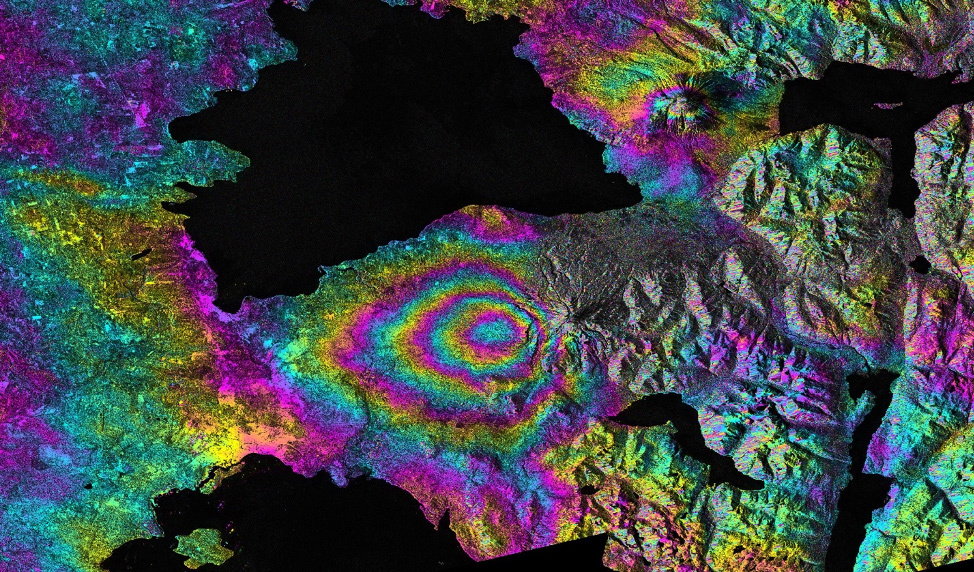
#> input picture Practice_1/sar_2_color.jpg, 974 x 572 px
$ jupyter execute DE_IP_2024_Task_1.ipynb
#> lines starting #> are read from the running program, lines starting #| are printed output that depends on the picture; after the words box and inside, x2 and y2 are one past the last pixel; in counts of white or black regions, pixels touching at a corner belong together; long printed decimals are rounded
[cell 1]
import numpy as np
import cv2
import matplotlib.pyplot as plt

# Базовая работа с изображением

[cell 2]
image = cv2.imread('sar_2_color.jpg')
#> image is the input picture: shape (572, 974, 3); mean B, G, R 71.5, 68.6, 63.6

[cell 3]
plt.imshow(image)

[cell 4]
image.shape # h,w,c
#> Out = (572, 974, 3)

[cell 5]
image[250,250] # b,g,r
#> Out = [12, 12, 12]

[cell 6]
# ROI
img_roi = image[100:200, 500:700]
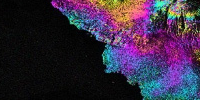
#> img_roi: shape (100, 200, 3); mean B, G, R 65.1, 42.2, 54.9

[cell 7]
plt.imshow(img_roi)

[cell 8]
b,g,r = cv2.split(image)

[cell 9]
plt.imshow(b, cmap = 'gray')

[cell 10]
plt.imshow(g, cmap = 'gray')

[cell 11]
# alternative approach
b = image[:,:,0]

[cell 12]
import copy

image2 = copy.deepcopy(image)

[cell 13]
image2[50:100,50:100] = [0,0,0]
#> image2: shape (572, 974, 3); 0.45% of pixels changed, all inside (x1, y1, x2, y2) = (50, 50, 100, 100)

[cell 14]
plt.imshow(image2)

[cell 15]
# empty image
image_template = np.zeros(image.shape,np.uint8)

[cell 16]
plt.imshow(image_template)

# Конвертация цветовых моделей

[cell 17]
image_template[0,0]
#> Out = [0, 0, 0]

[cell 18]
image_gray = cv2.cvtColor(image, cv2.COLOR_BGR2GRAY)
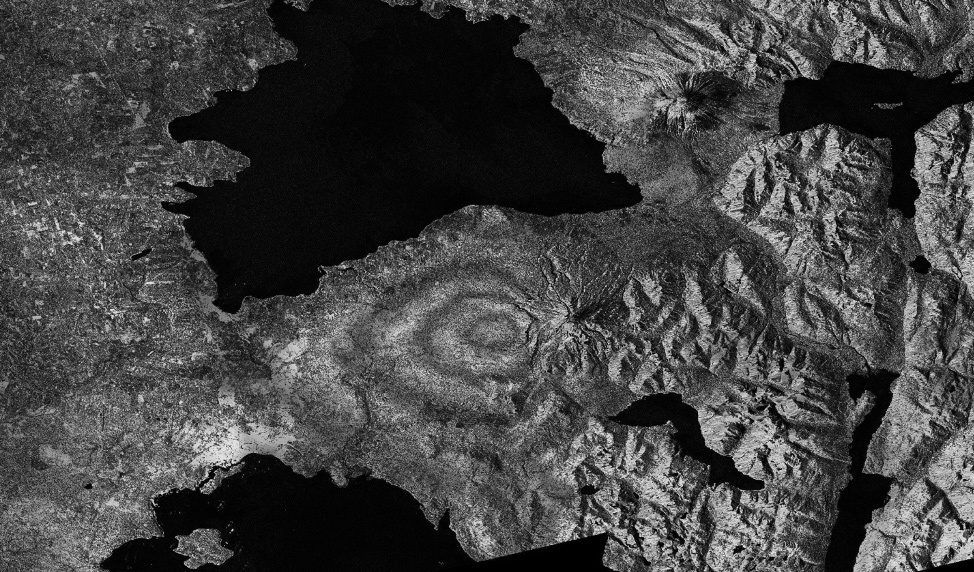
#> image_gray: shape (572, 974); min 0, max 236, mean 67.4

[cell 19]
image_gray[0,0]
#> Out = 40

[cell 20]
image_gray.shape
#> Out = (572, 974)

[cell 21]
image_hsv = cv2.cvtColor(image, cv2.COLOR_BGR2HSV)
#> image_hsv: shape (572, 974, 3); mean H, S, V 79.8, 125.4, 92.5

[cell 22]
image_hsv.shape
#> Out = (572, 974, 3)

[cell 23]
image_hsv[0,0]
#> Out = [117, 143, 75]

[cell 24]
image[0,0]
#> Out = [75, 37, 33]

[cell 25]
image_lab = cv2.cvtColor(image, cv2.COLOR_BGR2Lab)
#> image_lab: shape (572, 974, 3); mean of channels 0, 1, 2 75.2, 129.2, 126.9

[cell 26]
image_lab[0,0]
#> Out = [42, 139, 104]

# Пороговая фильтрация

[cell 27]
_,thresh1 = cv2.threshold(image_gray,200,255,cv2.THRESH_BINARY)
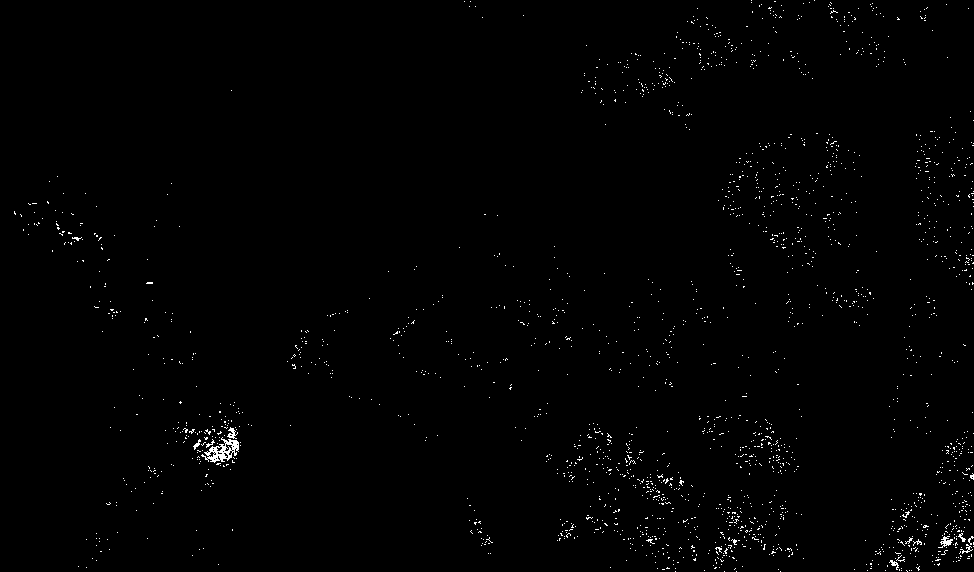
#> thresh1: shape (572, 974); 0.8% white in thin lines or dots

[cell 28]
plt.imshow(thresh1, cmap='gray')

[cell 29]
thresh1[thresh1==100].sum()
#> Out = 0

# Построение гистограммы

[cell 30]
histSize = 256
histRange = (0, 256)
accumulate = False

b_hist = cv2.calcHist([b], [0], None, [histSize], histRange, accumulate=accumulate)
#> b_hist = 256 values, max 15318 at index 5, min 29 at index 253, mean 2176.3

[cell 31]
plt.plot(b_hist)
#> figure, not shown here; curve peaks at x = 5, y = 15318

[cell 32]
b_hist_cum = b_hist.cumsum()
#> b_hist_cum = 256 values from 10493 to 557128

[cell 33]
plt.plot(b_hist_cum)
#> figure, not shown here; curve peaks at x = 255, y = 557128

[cell 34]
b_hist_norm = b_hist /  (image.shape[0] * image.shape[1])
#> b_hist_norm = 256 values, max 0.0275 at index 5, min 5.21e-05 at index 253, mean 0.00391

[cell 35]
plt.plot(b_hist_norm)
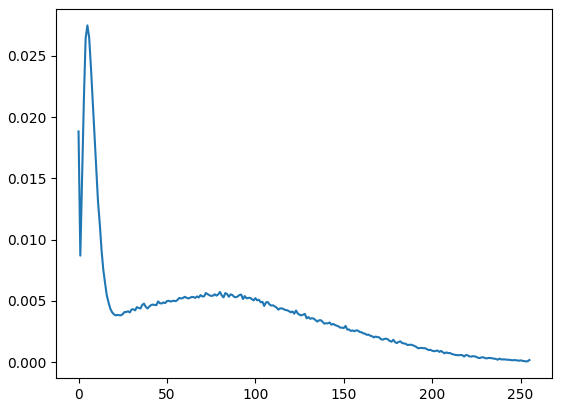
#> figure drawn by matplotlib, 1 panel; curve peaks at x = 5, y = 0.0275

# Сравнение двух изображений

[cell 36]
from skimage.metrics import structural_similarity, mean_squared_error

(ssim, diff) = structural_similarity(image_gray, image_gray, full=True)
#> diff: shape (572, 974) float64; every value is 1
#> ssim = 1
diff = (diff * 255).astype("uint8")
#> diff: shape (572, 974); every value is 255
print("SSIM: {}".format(ssim))
#| SSIM: 1.0

[cell 37]
plt.imshow(diff)

[cell 38]
mse = mean_squared_error(image_gray, image_gray)
#> mse = 0
mse
#> Out = 0

# Статистические характеристики изображений

[cell 39]
mean = image_gray.mean()
#> mean = 67.41

[cell 40]
std = image_gray.std()
#> std = 52.02

[cell 41]
print(mean,std)
#| 67.412 52.016

[cell 42]
eq_gray = cv2.equalizeHist(image_gray)
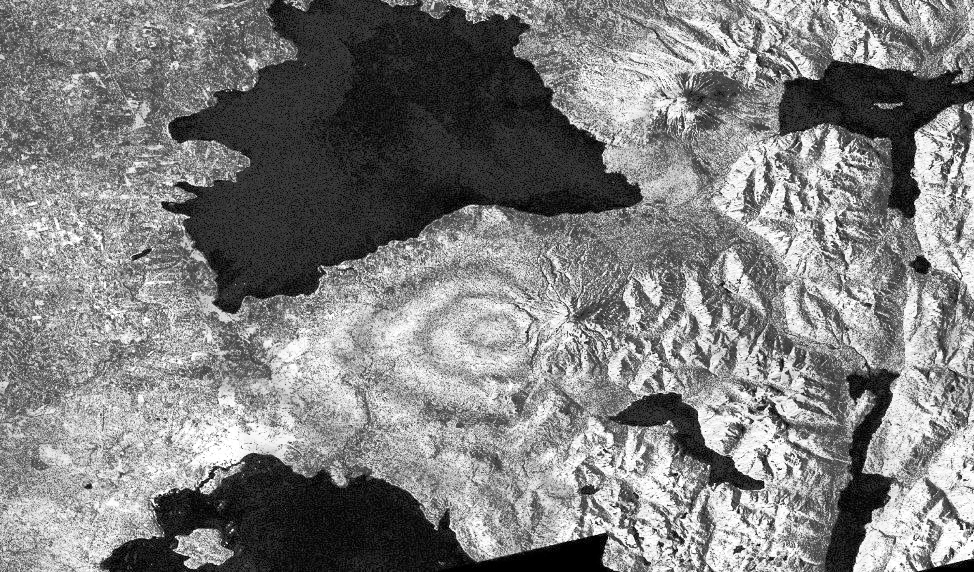
#> eq_gray: shape (572, 974); min 0, max 255, mean 127.6

[cell 43]
plt.imshow(eq_gray, cmap="gray")

[cell 44]
plt.imshow(image_gray, cmap="gray")

[cell 45]
# 1. Загрузите изображение в оттенках серого sar_1_gray.jpg.
# 2. постройте гистограмму
# 3. реализуйте алгоритм гамма коррекции с параметром гамма <1, >1.
# 4. Сравните исходное изображение, скорректированное при помощи гамма-фильтра. MSE, SSIM.
# 5. реализуйте алгоритм статистической цветокоррекции на основе статистики eq_gray.
# 6. Протестируйте работу алгоритмов пороговой фильтрации с различными параметрами.
# Для каждого решения - напечатайте результат

[cell 46]
sar_gray = cv2.imread('sar_1_gray.jpg', cv2.IMREAD_GRAYSCALE)
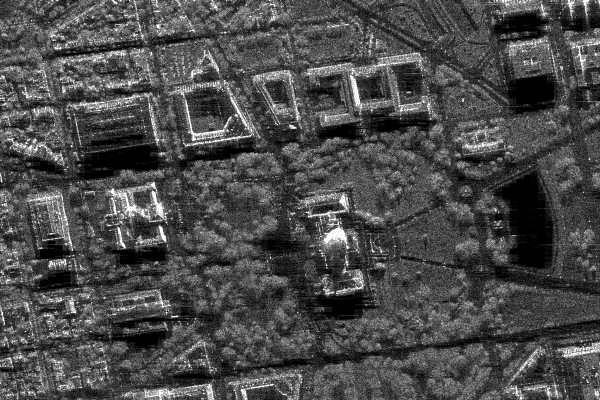
#> input picture Practice_1/sar_1_gray.jpg, 600 x 400 px
#> sar_gray is the input picture: shape (400, 600); min 0, max 255, mean 74.9

print(sar_gray.shape)
#| (400, 600)
plt.imshow(sar_gray, cmap='gray')

[cell 47]
hist = cv2.calcHist([sar_gray], [0], None, [256], [0, 256])
#> hist = 256 values, max 3786 at index 1, min 40 at index 251, mean 937.5

plt.plot(hist)
plt.show()
#> figure, not shown here; curve peaks at x = 1, y = 3786

[cell 48]
def gamma_correction(image, gamma):
#> called with gamma = 0.5
    normalized = image / 255.0
    corrected = np.power(normalized, gamma)
    return np.uint8(corrected * 255)

gamma_less = gamma_correction(sar_gray, 0.5)
gamma_more = gamma_correction(sar_gray, 2.0)
#> call 2 of gamma_correction, with gamma = 2
#> in gamma_correction (call 2), `corrected = np.power(normalized, gamma)`:
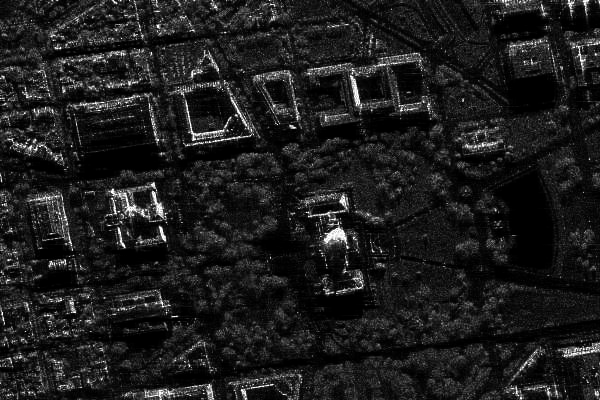
#> corrected: shape (400, 600) float64; min 0, max 1, mean 0.116

[cell 49]
plt.figure(figsize=(15, 5))

plt.subplot(1, 3, 1)
plt.imshow(sar_gray, cmap='gray')
plt.title('initial')

plt.subplot(1, 3, 2)
plt.imshow(gamma_less, cmap='gray')
plt.title('Gamma = 0.5')

plt.subplot(1, 3, 3)
plt.imshow(gamma_more, cmap='gray')
plt.title('Gamma = 2.0')

plt.show()

[cell 50]
mse_less = mean_squared_error(sar_gray, gamma_less)
#> mse_less = 3250.4
ssim_less = structural_similarity(sar_gray, gamma_less)
#> ssim_less = 0.788

mse_more = mean_squared_error(sar_gray, gamma_more)
#> mse_more = 2383.8
ssim_more = structural_similarity(sar_gray, gamma_more)
#> ssim_more = 0.527

print("Gamma = 0.5: MSE =", mse_less, "SSIM =", ssim_less)
#| Gamma = 0.5: MSE = 3250.429 SSIM = 0.7875
print("Gamma = 2.0: MSE =", mse_more, "SSIM =", ssim_more)
#| Gamma = 2.0: MSE = 2383.764 SSIM = 0.527

[cell 51]
eq_gray = cv2.equalizeHist(image_gray)

[cell 52]
mean_src = sar_gray.mean()
#> mean_src = 74.94
std_src = sar_gray.std()
#> std_src = 43.66

mean_ref = eq_gray.mean()
#> mean_ref = 127.6
std_ref = eq_gray.std()
#> std_ref = 73.46

print(mean_src, std_src)
#| 74.942 43.658
print(mean_ref, std_ref)
#| 127.646 73.464

[cell 53]
corrected = (sar_gray.astype(np.float32) - mean_src) / std_src
corrected = corrected * std_ref + mean_ref

corrected = np.clip(corrected, 0, 255).astype(np.uint8)
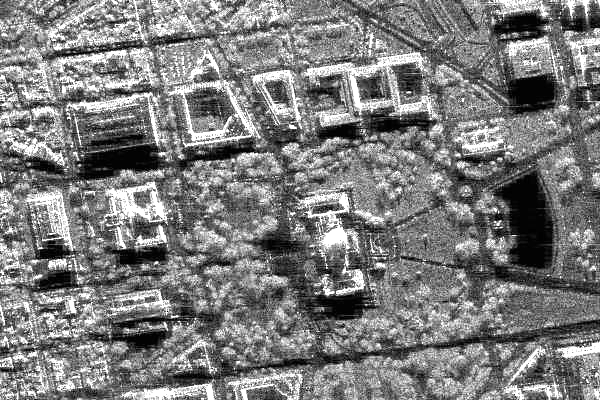
#> corrected: shape (400, 600); min 1, max 255, mean 123.8

[cell 54]
plt.figure(figsize=(12, 5))

plt.subplot(1, 2, 1)
plt.imshow(sar_gray, cmap='gray')
plt.title('Initial')

plt.subplot(1, 2, 2)
plt.imshow(corrected, cmap='gray')
plt.title('Statistical correction')

plt.show()

[cell 55]
thresholds = [50, 100, 150, 200]

plt.figure(figsize=(12, 8))

for i, t in enumerate(thresholds):
    _, thresh = cv2.threshold(sar_gray, t, 255, cv2.THRESH_BINARY)

    plt.subplot(2, 2, i + 1)
    plt.imshow(thresh, cmap='gray')
    plt.title(f'Threshold = {t}')
#> this loop made 4 passes
#> pass 1, `_, thresh = cv2.threshold(sar_gray, t, 255, cv2.THRESH_BINARY)`:
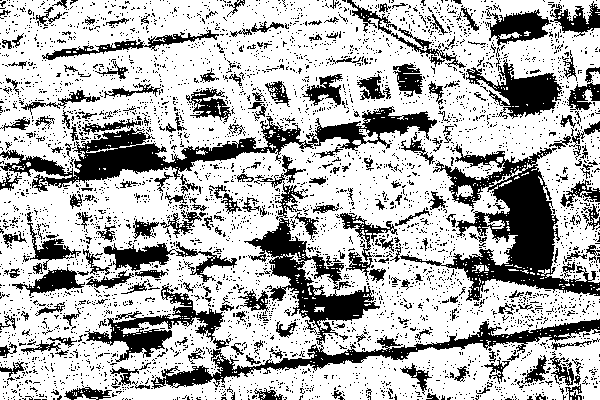
#> thresh: shape (400, 600); 70.5% white; 4371 black regions (4132 under 20 px), largest, box (x1, y1, x2, y2) and area: (151, 218, 600, 389) 9418, (400, 144, 600, 301) 9322, (0, 106, 437, 192) 8317

plt.tight_layout()
plt.show()
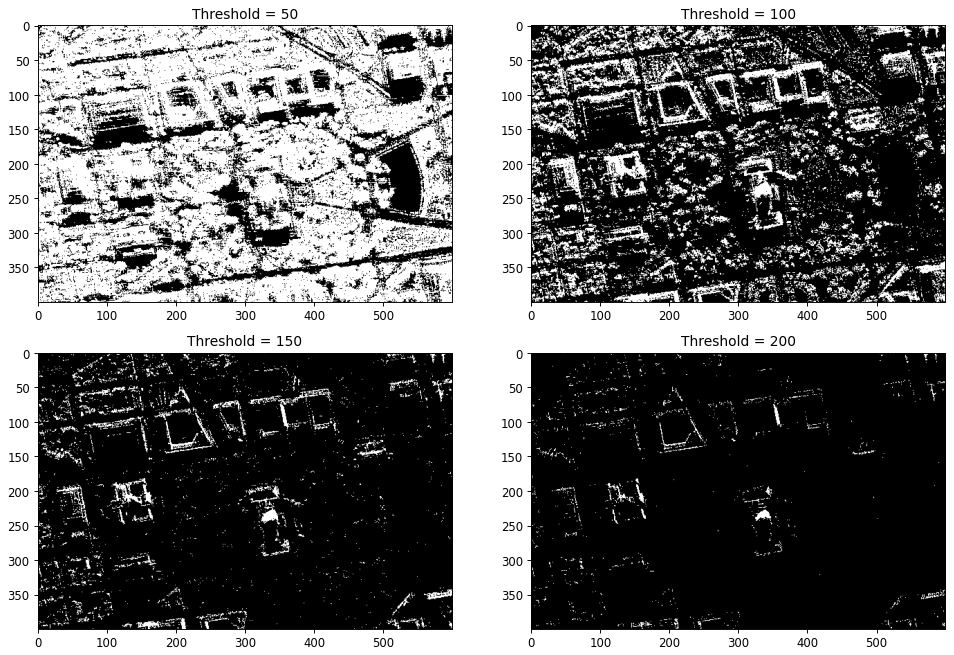
#> figure drawn by matplotlib, 4 panels

[cell 56]
for t in thresholds:
    _, thresh = cv2.threshold(sar_gray, t, 255, cv2.THRESH_BINARY)
    print("Threshold =", t, "White pixels =", np.sum(thresh == 255))
